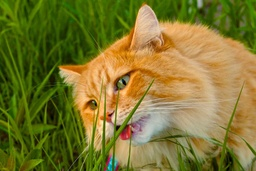
#> input picture Inter-means_Segmentation/cat.jpg, 256 x 171 px, shrunk from 2100 x 1400 before the run, given in place of lena.png, which was not available
$ jupyter execute --allow-errors Step_by_Step_Approach_to_Canny_Edge_Detection.ipynb   (text cells are left out)
#> lines starting #> are read from the running program, lines starting #| are printed output that depends on the picture; long printed decimals are rounded; pictures that were not available may be replaced by others from this repository, and a replacement may not be noted
[cell 1]
import cv2
import numpy as np
import matplotlib.pyplot as plt
from PIL import Image
from google.colab import files

[cell 2]
def convert_to_grayscale(image):
  grayscale_image = np.zeros((image.shape[0], image.shape[1]), np.uint8)
  for x in range(image.shape[0]):
    for y in range(image.shape[1]):
      r, g, b = image[x][y]
      #weighted contributions of red, green and blue channels
      gray_value = 0.299 * r + 0.587 * g + 0.114 * b
      grayscale_image[x][y] = gray_value
  #ensure that the value is in the valid range [0, 255] for an 8-bit image
  return grayscale_image

[cell 3]
up = files.upload()
#> the answer given: cat.jpg

[cell 4]
img = Image.open('lena.png')
#> img is the input picture: PIL image 256x171 RGB; mean R, G, B 125.1, 118.6, 48.5
img = np.array(img)

[cell 5]
img.shape

[cell 6]
gray_img = convert_to_grayscale(img)
#> after the loop in convert_to_grayscale, `for x in range(image.shape[0]):`:
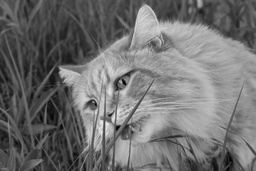
#> grayscale_image: shape (171, 256); min 0, max 240, mean 112
# Image.fromarray(gray_img.astype(np.uint8)).save('grayscale_lena.png')

[cell 7]
'''
Same as: K(x, y) = (1 / (2 * pi * sigma^2)) * exp(-(x^2 + y^2) / (2 * sigma^2))
In order to create a Gaussian kernel matrix
we must calculate the value of the Gaussian kernel for every point in the given dataset.
'''
def gaussian_kernel_old(kernel_size, sigma):
    kernel = np.fromfunction(
        lambda x, y: (1 / (2 * np.pi * sigma**2)) * np.exp(-((x - kernel_size//2)**2 + (y - kernel_size//2)**2) / (2 * sigma**2)),
         (kernel_size, kernel_size)
         )
    normal = kernel / np.sum(kernel)
    return normal

kernel_size = 5
sigma = 1.0
gaussian_matrix = gaussian_kernel_old(kernel_size, sigma)
print(gaussian_matrix)

[cell 8]
def gaussian_kernel(size, sigma=1):
  size = int(size) // 2
  x, y = np.mgrid[-size:size+1, -size:size+1]
  print(x)
  print(y)
  normal = 1 / (2.0 * np.pi * sigma**2)
  g =  np.exp(-((x**2 + y**2) / (2.0*sigma**2))) * normal
  return g

[cell 9]
print(gaussian_kernel(5))

[cell 10]
'''
K(x, y) = (1 / (2 * pi * sigma^2)) * exp(-((i-k-1)^2 + (j-k-1)^2) / (2 * sigma^2)), where i,j range from 1 to size
and k = size//2
'''

def my_gaussian_kernel(size, sigma=1):
  x, y = np.mgrid[1:size+1, 1:size+1]
  # print(x)
  # print(y)
  k = size//2
  normal = 1 / (2.0 * np.pi * sigma**2)
  expterm = np.exp(-(((x-k-1)**2 + (y-k-1)**2) / (2.0*sigma**2)))
  gaussian = normal * expterm
  return gaussian

[cell 11]
gaussian = my_gaussian_kernel(5)
print(gaussian)

[cell 12]
'''
For output to be in same dimension as input (i.e. same convolution) we need to pad the image
Here we pad the image with 0s
The size of padding is given by (k-1)/2 where k is the size of kernel
'''
def convolution(image, kernel, average=False):
#> called with kernel = array of shape (5, 5), average = False
  image_row, image_col = image.shape
  kernel_row, kernel_col = kernel.shape

  output = np.zeros(image.shape)

  pad_height = int((kernel_row - 1) / 2)
  pad_width = int((kernel_col - 1) / 2)
  padded_image = np.zeros((image_row + (2 * pad_height), image_col + (2 * pad_width)))
  padded_image[pad_height:padded_image.shape[0] - pad_height, pad_width:padded_image.shape[1] - pad_width] = image

  for row in range(image_row):
    for col in range(image_col):
        output[row, col] = np.sum(kernel * padded_image[row:row + kernel_row, col:col + kernel_col])

  #to apply blurring/smoothing effect divide output by the total no. of pixels in kernel
  if average:
    output[row, col] /= kernel.shape[0] * kernel.shape[1]

  return output

[cell 13]
'''
As you have noticed, once we use a larger filter/kernel there is a black border appearing in the final output.
This is because we have used zero padding and the color of zero is black.
You can implement two different strategies in order to avoid this.

Don’t use any padding, the dimension of the output image will be different but there won’t be any dark border.
Instead of using zero padding, use the edge pixel from the image and use them for padding.
'''

[cell 14]
gaussian_filtered = convolution(gray_img, gaussian)
gaussian_filtered.shape
# Image.fromarray(gaussian_filtered).save('gaussian_lena.png')

[cell 15]
Image.fromarray(gaussian_filtered).save('gaussian_lena.png')

[cell 16]
gaussian_filtered2 = convolution(gray_img, gaussian, average=True)
Image.fromarray(gaussian_filtered2.astype(np.uint8)).save('gaussian_lena2.png')

[cell 17]
#the sobel filter Mx
filter = np.array([[-1, 0, 1], [-2, 0, 2], [-1, 0, 1]])
print(filter)
#the sobel filter My
print(np.flip(filter.T, axis=0))

[cell 18]
def sobel_edge_detection(image, filter, convert_to_degree=False):
  new_image_x = convolution(image, filter) #, average=True
#> call 3 of convolution, with kernel = array of shape (3, 3), average = False
#> after the loop in convolution (call 3), `for row in range(image_row):`:
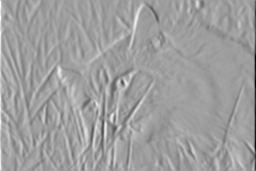
#> output: shape (171, 256) float64; min -626.9, max 381.9, mean 0.6; drawn with min black and max white
  new_image_y = convolution(image, np.flip(filter.T, axis=0)) #, average=True
#> call 4 of convolution, with kernel = array of shape (3, 3), average = False
#> after the loop in convolution (call 4), `for row in range(image_row):`:
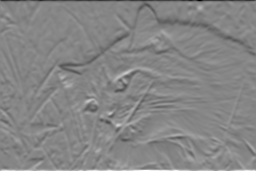
#> output: shape (171, 256) float64; min -592.6, max 538.4, mean 0.1; drawn with min black and max white
  #combine both into 1 gradient image using sqrt of Gx**2 + Gy**2
  gradient_magnitude = np.sqrt(np.square(new_image_x) + np.square(new_image_y))
  #normalize the output to be between 0 and 255
  gradient_magnitude *= 255.0 / gradient_magnitude.max()

  if convert_to_degree:
    #np.arctan2 returns angles in radians
    gradient_direction = np.arctan2(new_image_y, new_image_x)
    #convert to degrees using rad2deg()
    #but it returns angles between -180 and 180 degrees
    gradient_direction = np.rad2deg(gradient_direction)
    #by adding 180 we convert these angles to be in between 0 and 360 degrees
    gradient_direction += 180

  return gradient_magnitude, gradient_direction

[cell 19]
#the sobel filter Mx
filter = np.array([[-1, 0, 1], [-2, 0, 2], [-1, 0, 1]])
#> (the rest of this cell did not finish here and is left out)

#> (a cell that did not finish here is left out)

Image.fromarray(gradient_img2).save('gradient_strength_lena2.png')

#> (a cell that did not finish here is left out)

Image.fromarray(gradient_img3).save('gradient_strength_lena3.png')

[cell 22]
from scipy import ndimage

def sobel_filters(img):
    Kx = np.array([[-1, 0, 1], [-2, 0, 2], [-1, 0, 1]], np.float32)
    Ky = np.array([[1, 2, 1], [0, 0, 0], [-1, -2, -1]], np.float32)

    Ix = ndimage.filters.convolve(img, Kx)
    Iy = ndimage.filters.convolve(img, Ky)
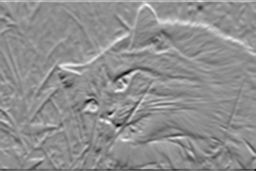
#> Iy: shape (171, 256) float64; min -329.3, max 254.8, mean -0.1; drawn with min black and max white

    G = np.hypot(Ix, Iy)
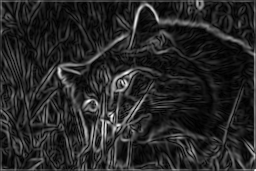
#> G: shape (171, 256) float64; min 0.112, max 358.2, mean 54.9; drawn with min black and max white
    G = G / G.max() * 255
    theta = np.arctan2(Iy, Ix)
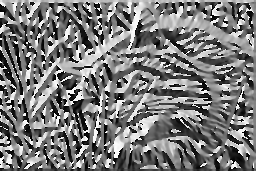
#> theta: shape (171, 256) float64; min -3.14, max 3.14, mean -0.111; drawn with min black and max white

    return (G.astype(np.uint8), theta)

gradient_img4, theta = sobel_filters(gaussian_filtered2)
Image.fromarray(gradient_img4).save('gradient_strength_lena4.png')

[cell 23]
plt.imshow(theta, cmap='gray')
plt.title("Gradient Magnitude")
plt.show()

[cell 24]
#the sobel filter Mx
filter = np.array([[-1, 0, 1], [-2, 0, 2], [-1, 0, 1]])
grad_mag, grad_dir = sobel_edge_detection(gaussian_filtered2, filter, convert_to_degree=True)
#> call 4 of sobel_edge_detection, with filter = array of shape (3, 3), convert_to_degree = True
#> in sobel_edge_detection (call 4), `gradient_direction = np.arctan2(new_image_y, new_image_x)`:
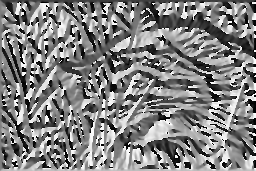
#> gradient_direction: shape (171, 256) float64; min -3.14, max 3.14, mean 0.058; drawn with min black and max white
Image.fromarray(grad_mag.astype(np.uint8)).save('grad_mag_lena.png')
Image.fromarray(grad_dir.astype(np.uint8)).save('grad_dir_lena.png')
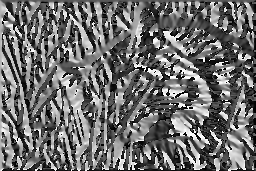
#> saved as grad_dir_lena.png: PIL image 256x171 L; min 0, max 255, mean 109.3

[cell 25]
#when you remove astype(np.uint8) from all functions, then you get a better gradient strength image
plt.imshow(grad_mag.astype(np.uint8), cmap='gray')
plt.title("Gradient Magnitude")
plt.show()

[cell 26]
#retry after removing average=True in all convolution functions
def sobel_edge_detection_woavg(image, filter, convert_to_degree=False):
#> called with filter = array of shape (3, 3), convert_to_degree = True
  new_image_x = convolution(image, filter)
  new_image_y = convolution(image, np.flip(filter.T, axis=0))
  #combine both into 1 gradient image using sqrt of Gx**2 + Gy**2
  gradient_magnitude = np.sqrt(np.square(new_image_x) + np.square(new_image_y))
  #normalize the output to be between 0 and 255
  gradient_magnitude *= 255.0 / gradient_magnitude.max()

  if convert_to_degree:
    gradient_direction = np.arctan2(new_image_y, new_image_x)
    gradient_direction = np.rad2deg(gradient_direction)
    gradient_direction += 180

  return gradient_magnitude, gradient_direction

gaus_filtered = convolution(gray_img, gaussian)
filter = np.array([[-1, 0, 1], [-2, 0, 2], [-1, 0, 1]])
grad_mag_woavg, grad_dir_woavg = sobel_edge_detection_woavg(gaus_filtered, filter, convert_to_degree=True)

plt.subplot(1, 2, 1)
plt.imshow(grad_mag.astype(np.uint8), cmap='gray')
plt.title("Gradient Magnitude With Average in Convolution")  # Set the title for the first image

# Second subplot (right side)
plt.subplot(1, 2, 2)
plt.imshow(grad_mag_woavg.astype(np.uint8), cmap='gray')
plt.title("Gradient Magnitude Without Average in Convolution")  # Set the title for the second image

[cell 27]
# [17 lines left out: function my_sobel_edge_detection, not called in this run]

filter = np.array([[-1, 0, 1], [-2, 0, 2], [-1, 0, 1]])
grad_mag, grad_dir = sobel_edge_detection(gaussian_filtered, filter, convert_to_degree=True)

[cell 28]
plt.subplot(1, 2, 1)
plt.imshow(grad_mag.astype(np.uint8), cmap='gray')
plt.title("Gradient Magnitude")  # Set the title for the first image

# Second subplot (right side)
plt.subplot(1, 2, 2)
plt.imshow(grad_dir, cmap='gray')
plt.title("Gradient Direction")

[cell 29]
#remove the redudant/duplicate edges identified by Sobel filters using Non-Max Suppression Algorithm
#we only need 1 line to indicate an edge
'''
We want to make sure no adjacent pixels are representing the same edge and in order to do that,
we want to compare the Magnitude of the gradient between one pixel and it’s neighboring pixels along the same direction
and select the pixel whose magnitude is the largest.
Refer to the following reference for more explanations:
https://www.adeveloperdiary.com/data-science/computer-vision/implement-canny-edge-detector-using-python-from-scratch/
'''
def non_max_suppression(gradient_magnitude, gradient_direction):
  image_row, image_col = gradient_magnitude.shape
  output = np.zeros(gradient_magnitude.shape)
  #set to PI to 180 degrees
  PI = 180
  #loop through all the pixels in the gradient directions ( except the border pixels )
  for row in range(1, image_row - 1):
    for col in range(1, image_col - 1):
        direction = gradient_direction[row, col]
        #based on the value of gradient direction store the gradient magnitude of the two neighboring pixel.
        if (0 <= direction < PI / 8) or (15 * PI / 8 <= direction <= 2 * PI) or (7 * PI / 8 <= direction < 9 * PI / 8):
            before_pixel = gradient_magnitude[row, col - 1]
            after_pixel = gradient_magnitude[row, col + 1]
        elif (PI / 8 <= direction < 3 * PI / 8) or (9 * PI / 8 <= direction < 11 * PI / 8):
            before_pixel = gradient_magnitude[row + 1, col - 1]
            after_pixel = gradient_magnitude[row - 1, col + 1]
        elif (3 * PI / 8 <= direction < 5 * PI / 8) or (11 * PI / 8 <= direction < 13 * PI / 8):
            before_pixel = gradient_magnitude[row - 1, col]
            after_pixel = gradient_magnitude[row + 1, col]
        else:
            before_pixel = gradient_magnitude[row - 1, col - 1]
            after_pixel = gradient_magnitude[row + 1, col + 1]
        # find out whether the selected/middle pixel has the highest gradient magnitude or not
        # if highest, update the output image for the given row and col with the value of the gradient magnitude
        if gradient_magnitude[row, col] >= before_pixel and gradient_magnitude[row, col] >= after_pixel:
            output[row, col] = gradient_magnitude[row, col]
  return output

[cell 30]
nonmaxsup = non_max_suppression(grad_mag, grad_dir)

plt.subplot(1, 2, 1)
plt.imshow(grad_mag.astype(np.uint8), cmap='gray')
plt.title("Before Non Max Suppression")  # Set the title for the first image

# Second subplot (right side)
plt.subplot(1, 2, 2)
plt.imshow(nonmaxsup, cmap='gray')
plt.title("After Non Max Suppression")  # Set the title for the second image

[cell 31]
#remove the redudant/duplicate edges identified by Sobel filters using Non-Max Suppression Algorithm
#we only need 1 line to indicate an edge
def my_non_max_suppression(gradient_magnitude, gradient_direction):
  image_row, image_col = gradient_magnitude.shape
  output = np.zeros(gradient_magnitude.shape)
  #set to PI to 180 degrees
  PI = 180
  #loop through all the pixels in the gradient directions ( except the border pixels )
  for row in range(1, image_row - 1):
    for col in range(1, image_col - 1):
        direction = gradient_direction[row, col]
        #based on the value of gradient direction store the gradient magnitude of the two neighboring pixel.
        if (0 <= direction < PI / 8) or (7 * PI / 8 <= direction <= PI):
            before_pixel = gradient_magnitude[row, col - 1]
            after_pixel = gradient_magnitude[row, col + 1]
        elif (PI / 8 <= direction < 3 * PI / 8):
            before_pixel = gradient_magnitude[row + 1, col - 1]
            after_pixel = gradient_magnitude[row - 1, col + 1]
        elif (3 * PI / 8 <= direction < 5 * PI / 8):
            before_pixel = gradient_magnitude[row - 1, col]
            after_pixel = gradient_magnitude[row + 1, col]
        else:
            before_pixel = gradient_magnitude[row - 1, col - 1]
            after_pixel = gradient_magnitude[row + 1, col + 1]
        # find out whether the selected/middle pixel has the highest gradient magnitude or not
        # if highest, update the output image for the given row and col with the value of the gradient magnitude
        if gradient_magnitude[row, col] >= before_pixel and gradient_magnitude[row, col] >= after_pixel:
            output[row, col] = gradient_magnitude[row, col]
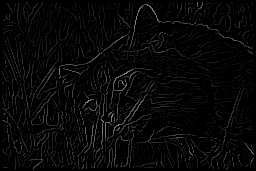
#> output: shape (171, 256) float64; min 0, max 145.5, mean 7.6
  return output

[cell 32]
nonmaxsup = my_non_max_suppression(grad_mag, grad_dir)

plt.subplot(1, 2, 1)
plt.imshow(grad_mag.astype(np.uint8), cmap='gray')
plt.title("Before Non Max Suppression")  # Set the title for the first image

# Second subplot (right side)
plt.subplot(1, 2, 2)
plt.imshow(nonmaxsup, cmap='gray')
plt.title("After Non Max Suppression")  # Set the title for the second image

[cell 33]
#there are still some edges between gray to dark-gray
#objective is to produce clear edges ( all the edge pixel will be 255 ) using Hysteresis Threshold
#has 2 parts: apply thresholding & apply hysteresis

#for thresholding take all the edges and define them either weak (some low number say 50) or strong ( white –> 255 )
def threshold(image, low, high, weak):
#> called with low = 5, high = 20, weak = 100
  output = np.zeros(image.shape)
  strong = 255
  strong_row, strong_col = np.where(image >= high)
#> strong_row = 6565 values from 2 to 169; strong_col = 6565 values, max 253 at index 968, min 2 at index 2177, mean 110.4
  weak_row, weak_col = np.where((image <= high) & (image >= low))
#> weak_row = 3997 values from 2 to 168; weak_col = 3997 values, max 253 at index 1080, min 1 at index 2183, mean 145.1
  output[strong_row, strong_col] = strong
  output[weak_row, weak_col] = weak
  return output

weak = 100
doublethresh = threshold(nonmaxsup, 5, 20, weak=weak)
plt.subplot(1, 2, 1)
plt.imshow(nonmaxsup.astype(np.uint8), cmap='gray')
plt.title("Before Double Thresholding")
# Second subplot (right side)
plt.subplot(1, 2, 2)
plt.imshow(doublethresh, cmap='gray')
plt.title("After Double Thresholding")
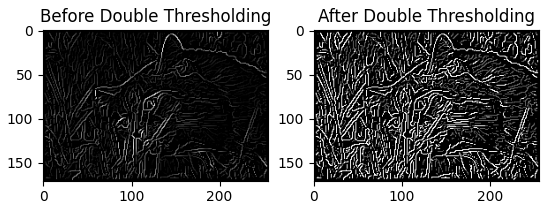
#> figure drawn by matplotlib, 2 panels

[cell 34]
print(f'High Threshold: - {nonmaxsup.max()*0.09}')
#| High Threshold: - 13.099
#> (the rest of the program and of its run is left out)
